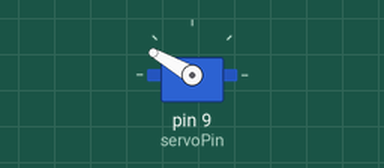
The sketch below on a simulated Arduino Uno, built with avr-gcc and run on an emulated ATmega328P. Parts: servo.

Above: at 0.05 s.
At 3.95 s:
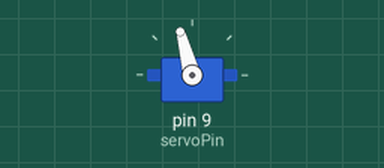
At 5.45 s:
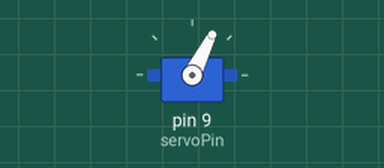
At 6.95 s:
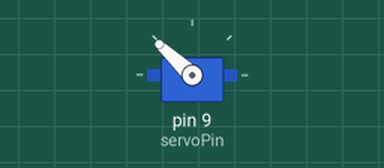
Timing chart, 0 to 9.4 s (numbered marks = the images above):
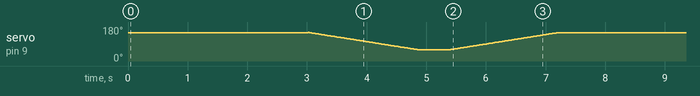

The sketch:

jailmake_simple_servo.ino
```cpp
#include <Servo.h>

int loopDelay = 20; // Change me for smother moves. Less than 50 seems to cause the servo some confusion.
int pause = 3000;
int openPause = 500;
int openPos = 60;
int closedPos = 150;
int currentPos = closedPos;

Servo s1;
int servoPin = 9;

boolean running = true;

void setup() {
  // nothing to do yet
}

void loop() {
  if(running){
    openAndClose();
//reset();
  }
}

void openAndClose() {

  s1.attach(servoPin);

  for (; currentPos <= closedPos; currentPos++){
    s1.write(currentPos);
    delay(loopDelay);
  }

  s1.detach();

  delay(pause);

  s1.attach(servoPin);

  for (; currentPos >= openPos; currentPos--){
    s1.write(currentPos);
    delay(loopDelay);
  }

  delay(openPause);
}

void reset() {
  Serial.begin(9600);
  s1.attach(servoPin);
  int pos = s1.read();
  Serial.println(pos);
}
```
